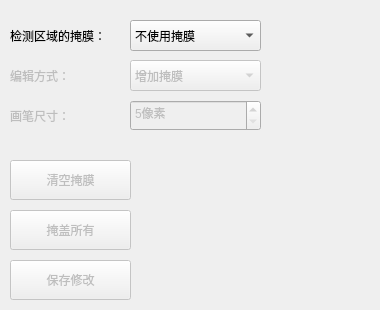
       <widget class="QWidget" name="tab_3">
        <attribute name="title">
         <string>掩膜设置</string>
        </attribute>
        <widget class="QLabel" name="label_dEtectionMask">
         <property name="geometry">
          <rect>
           <x>10</x>
           <y>20</y>
           <width>111</width>
           <height>31</height>
          </rect>
         </property>
         <property name="text">
          <string>检测区域的掩膜：</string>
         </property>
        </widget>
        <widget class="QComboBox" name="comboBox_dEtectionMask">
         <property name="geometry">
          <rect>
           <x>130</x>
           <y>20</y>
           <width>131</width>
           <height>31</height>
          </rect>
         </property>
         <item>
          <property name="text">
           <string>不使用掩膜</string>
          </property>
         </item>
         <item>
          <property name="text">
           <string>本检测器ROI内掩膜</string>
          </property>
         </item>
         <item>
          <property name="text">
           <string>其他算法的掩膜</string>
          </property>
         </item>
        </widget>
        <widget class="QWidget" name="widget_Mask" native="true">
         <property name="enabled">
          <bool>false</bool>
         </property>
         <property name="geometry">
          <rect>
           <x>0</x>
           <y>50</y>
           <width>371</width>
           <height>251</height>
          </rect>
         </property>
         <widget class="QLabel" name="label_penWidth">
          <property name="geometry">
           <rect>
            <x>10</x>
            <y>50</y>
            <width>111</width>
            <height>31</height>
           </rect>
          </property>
          <property name="text">
           <string>画笔尺寸：</string>
          </property>
         </widget>
         <widget class="QSpinBox" name="spinBox_lightTime">
          <property name="geometry">
           <rect>
            <x>130</x>
            <y>50</y>
            <width>131</width>
            <height>31</height>
           </rect>
          </property>
          <property name="suffix">
           <string>像素</string>
          </property>
          <property name="minimum">
           <number>5</number>
          </property>
          <property name="maximum">
           <number>1000</number>
          </property>
         </widget>
         <widget class="QPushButton" name="pushButton_maskAll">
          <property name="geometry">
           <rect>
            <x>10</x>
            <y>160</y>
            <width>121</width>
            <height>40</height>
           </rect>
          </property>
          <property name="minimumSize">
           <size>
            <width>0</width>
            <height>40</height>
           </size>
          </property>
          <property name="maximumSize">
           <size>
            <width>16777215</width>
            <height>30</height>
           </size>
          </property>
          <property name="text">
           <string>掩盖所有</string>
          </property>
         </widget>
         <widget class="QPushButton" name="pushButton_maskNull">
          <property name="enabled">
           <bool>false</bool>
          </property>
          <property name="geometry">
           <rect>
            <x>10</x>
            <y>110</y>
            <width>121</width>
            <height>40</height>
           </rect>
          </property>
          <property name="minimumSize">
           <size>
            <width>0</width>
            <height>40</height>
           </size>
          </property>
          <property name="maximumSize">
           <size>
            <width>16777215</width>
            <height>30</height>
           </size>
          </property>
          <property name="text">
           <string>清空掩膜</string>
          </property>
         </widget>
         <widget class="QPushButton" name="pushButton_saveMask">
          <property name="geometry">
           <rect>
            <x>10</x>
            <y>210</y>
            <width>121</width>
            <height>40</height>
           </rect>
          </property>
          <property name="minimumSize">
           <size>
            <width>0</width>
            <height>40</height>
           </size>
          </property>
          <property name="maximumSize">
           <size>
            <width>16777215</width>
            <height>30</height>
           </size>
          </property>
          <property name="text">
           <string>保存修改</string>
          </property>
         </widget>
         <widget class="QLabel" name="label_editMode">
          <property name="geometry">
           <rect>
            <x>10</x>
            <y>10</y>
            <width>111</width>
            <height>31</height>
           </rect>
          </property>
          <property name="text">
           <string>编辑方式：</string>
          </property>
         </widget>
         <widget class="QComboBox" name="comboBox_editMode">
          <property name="geometry">
           <rect>
            <x>130</x>
            <y>10</y>
            <width>131</width>
            <height>31</height>
           </rect>
          </property>
          <item>
           <property name="text">
            <string>增加掩膜</string>
           </property>
          </item>
          <item>
           <property name="text">
            <string>删除掩膜</string>
           </property>
          </item>
         </widget>
        </widget>
       </widget>
